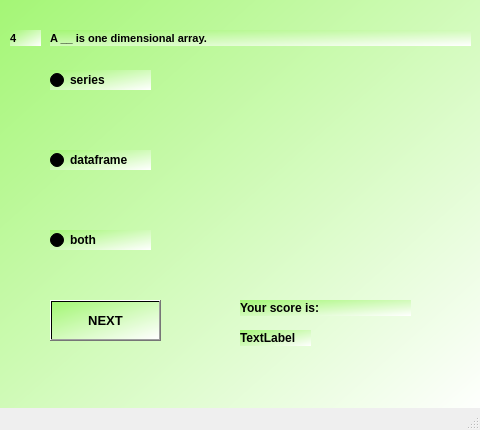
<?xml version="1.0" encoding="UTF-8"?>
<ui version="4.0">
 <class>MainWindow28</class>
 <widget class="QMainWindow" name="MainWindow28">
  <property name="geometry">
   <rect>
    <x>0</x>
    <y>0</y>
    <width>480</width>
    <height>430</height>
   </rect>
  </property>
  <property name="windowTitle">
   <string>MainWindow</string>
  </property>
  <widget class="QWidget" name="centralwidget">
   <widget class="QWidget" name="widget" native="true">
    <property name="geometry">
     <rect>
      <x>0</x>
      <y>-10</y>
      <width>480</width>
      <height>430</height>
     </rect>
    </property>
    <property name="styleSheet">
     <string notr="true">background-color:qlineargradient(spread:pad, x1:0, y1:0, x2:1, y2:1, stop:0 rgba(163, 246, 116, 255), stop:1 rgba(255, 255, 255, 255))</string>
    </property>
    <widget class="QLabel" name="label">
     <property name="geometry">
      <rect>
       <x>10</x>
       <y>40</y>
       <width>31</width>
       <height>16</height>
      </rect>
     </property>
     <property name="font">
      <font>
       <pointsize>8</pointsize>
       <weight>75</weight>
       <bold>true</bold>
      </font>
     </property>
     <property name="text">
      <string>4</string>
     </property>
    </widget>
    <widget class="QLabel" name="label_2">
     <property name="geometry">
      <rect>
       <x>50</x>
       <y>40</y>
       <width>421</width>
       <height>16</height>
      </rect>
     </property>
     <property name="font">
      <font>
       <pointsize>8</pointsize>
       <weight>75</weight>
       <bold>true</bold>
      </font>
     </property>
     <property name="text">
      <string>A __ is one dimensional array.</string>
     </property>
    </widget>
    <widget class="QRadioButton" name="radioButton">
     <property name="geometry">
      <rect>
       <x>50</x>
       <y>80</y>
       <width>101</width>
       <height>20</height>
      </rect>
     </property>
     <property name="font">
      <font>
       <weight>75</weight>
       <bold>true</bold>
      </font>
     </property>
     <property name="text">
      <string>series</string>
     </property>
    </widget>
    <widget class="QRadioButton" name="radioButton_3">
     <property name="geometry">
      <rect>
       <x>50</x>
       <y>240</y>
       <width>101</width>
       <height>20</height>
      </rect>
     </property>
     <property name="font">
      <font>
       <weight>75</weight>
       <bold>true</bold>
      </font>
     </property>
     <property name="text">
      <string>both</string>
     </property>
    </widget>
    <widget class="QRadioButton" name="radioButton_2">
     <property name="geometry">
      <rect>
       <x>50</x>
       <y>160</y>
       <width>101</width>
       <height>20</height>
      </rect>
     </property>
     <property name="font">
      <font>
       <weight>75</weight>
       <bold>true</bold>
      </font>
     </property>
     <property name="text">
      <string>dataframe</string>
     </property>
    </widget>
    <widget class="QPushButton" name="NEXT">
     <property name="geometry">
      <rect>
       <x>50</x>
       <y>310</y>
       <width>111</width>
       <height>41</height>
      </rect>
     </property>
     <property name="font">
      <font>
       <pointsize>10</pointsize>
       <weight>75</weight>
       <bold>true</bold>
      </font>
     </property>
     <property name="text">
      <string>NEXT</string>
     </property>
    </widget>
    <widget class="QLabel" name="label_3">
     <property name="geometry">
      <rect>
       <x>240</x>
       <y>310</y>
       <width>171</width>
       <height>16</height>
      </rect>
     </property>
     <property name="font">
      <font>
       <weight>75</weight>
       <bold>true</bold>
      </font>
     </property>
     <property name="text">
      <string>Your score is:</string>
     </property>
    </widget>
    <widget class="QLabel" name="label_4">
     <property name="geometry">
      <rect>
       <x>240</x>
       <y>340</y>
       <width>71</width>
       <height>16</height>
      </rect>
     </property>
     <property name="font">
      <font>
       <weight>75</weight>
       <bold>true</bold>
      </font>
     </property>
     <property name="text">
      <string>TextLabel</string>
     </property>
    </widget>
   </widget>
  </widget>
  <widget class="QMenuBar" name="menubar">
   <property name="geometry">
    <rect>
     <x>0</x>
     <y>0</y>
     <width>480</width>
     <height>26</height>
    </rect>
   </property>
  </widget>
  <widget class="QStatusBar" name="statusbar"/>
 </widget>
 <resources/>
 <connections/>
</ui>
